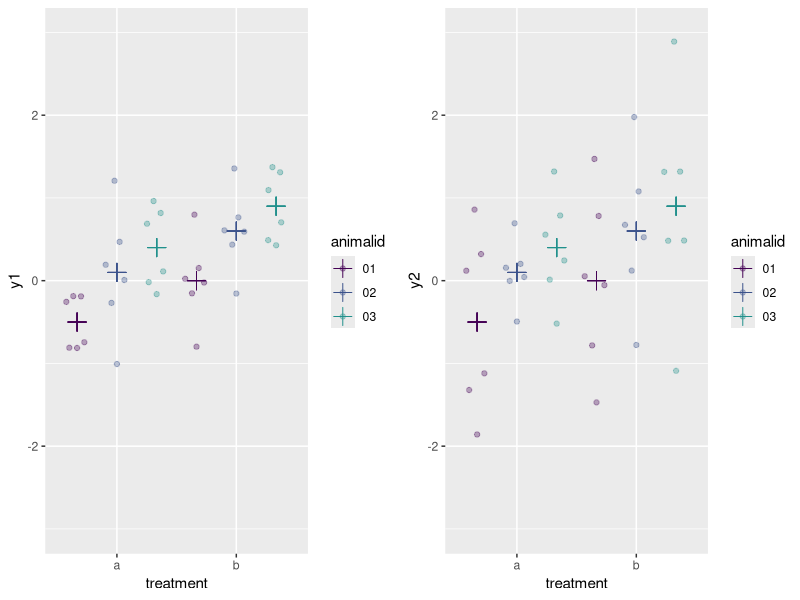
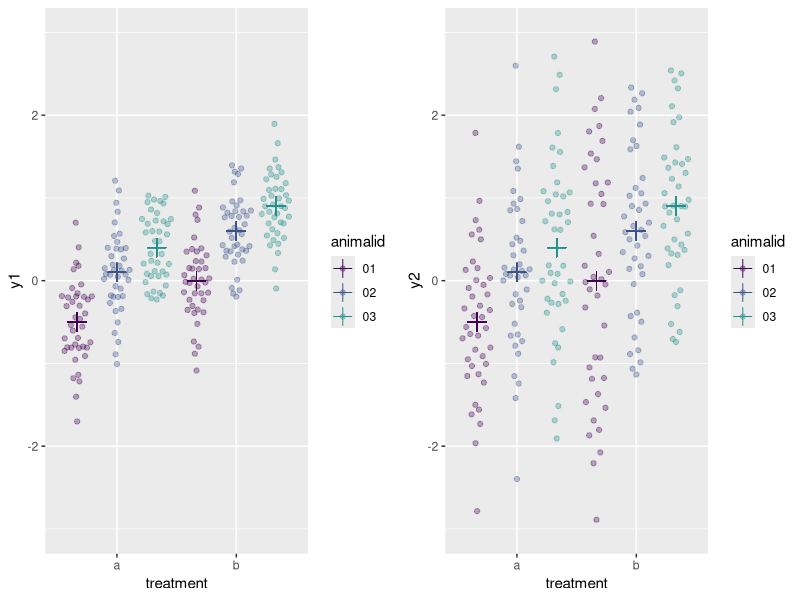
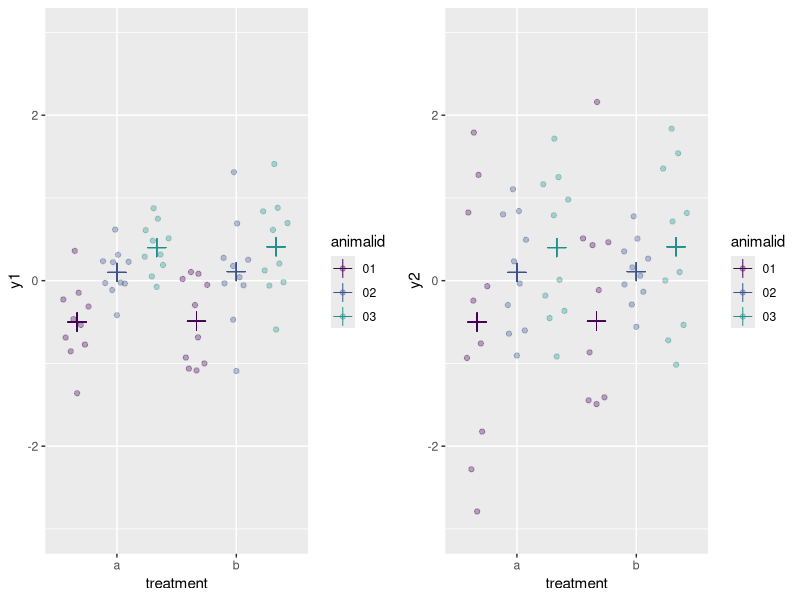
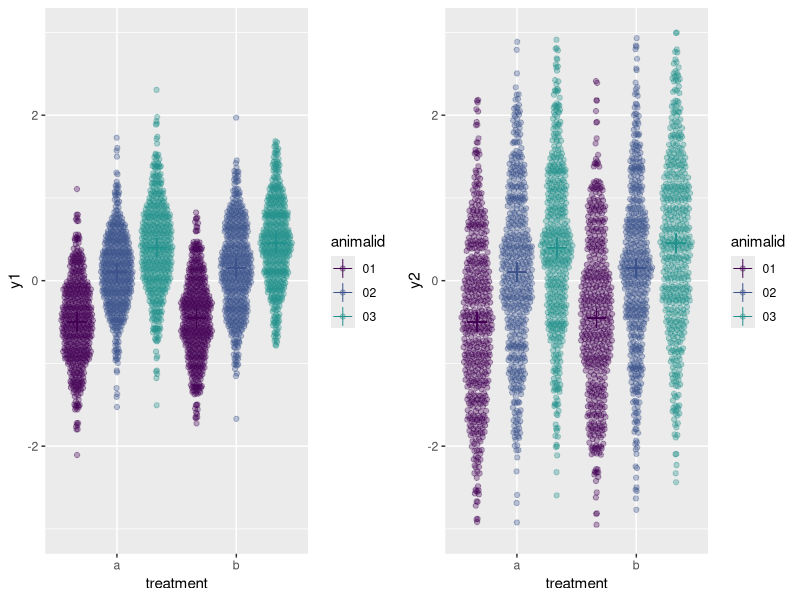

These charts were generated, in order, by the following R code:
library(magrittr)
library(dplyr)
library(ggplot2)
library(lme4)
library(gridExtra)
library(lmerTest)
library(viridis)
library(ggbeeswarm)
ggplot <- function(...) ggplot2::ggplot(...) + scale_colour_viridis(discrete = T, end = 0.5) + scale_fill_viridis(discrete = T, end = 0.5)
options(digits = 3)
set.seed(1)

sim.mm <- function(replicates = 6, treatment = 0.5, sd1 = 0.5, sd2 = 1){
  replicates <- 2*(floor(replicates/2))
  replicate1 <- c(1:floor(replicates/2))
  replicate2 <- c((floor(replicates/2)+1):replicates) 
  d1 <- expand.grid(animalid  = c(-0.5, 0.1, 0.4),
                    treatment = c(0, treatment),
                    replicate = replicate1)
  d2 <- expand.grid(animalid  = c(-0.5, 0.1, 0.4),
                    treatment = c(0, treatment),
                    replicate = replicate2)
  # smaller effect sizes (random and fixed)
  small.noise <- abs(rnorm(nrow(d1), 0, sd1))
  d1$y1 <- d1$treatment + d1$animalid + small.noise
  d2$y1 <- d2$treatment + d2$animalid - small.noise
  # larger effect sizes (random and fixed)
  large.noise <- abs(rnorm(nrow(d1), 0, sd2))
  d1$y2 <- d1$treatment + d1$animalid + large.noise
  d2$y2 <- d2$treatment + d2$animalid - large.noise
  
  d <- bind_rows(d1, d2)
  
  
  d$animalid %<>% factor(labels = c("01", "02", "03"))
  d$treatment %<>% factor(labels = c("a", "b"))
  d %<>% group_by(treatment, animalid) %>% mutate(y1mean = mean(y1), y2mean = mean(y2))
  d
}




plot.sim <- function(d){
  p1 <- ggplot(d, aes(x = treatment, y = y1, colour = animalid, fill = animalid)) +
    geom_quasirandom(dodge.width = 1, alpha = 1/3) +
    geom_point(aes(y = y1mean), size = 4, position = position_dodge(width = 1), shape = 3) +
    ylim(-3, 3)
  p2 <- ggplot(d, aes(x = treatment, y = y2, colour = animalid)) +
    geom_quasirandom(dodge.width = 1, alpha = 1/3) +
    geom_point(aes(y = y2mean), size = 4, position = position_dodge(width = 1), shape = 3) +
    ylim(-3, 3)

  grid.arrange(p1, p2, ncol = 2)
}

d <- sim.mm()
plot.sim(d)

# which one would you trust more?


# recover fixed and random parameters using `lmer`
# y1
m1 <- lmer(y1 ~ treatment + (treatment|animalid), data = d)
ranef(m1)
fixef(m1)  # so far, so good

# y2
m2 <- lmer(y2 ~ treatment + (treatment|animalid), data = d)
ranef(m2)
fixef(m2)  # obviously not as good as y1, but not terrible

anova(m1, ddf = "Kenward-Roger")  # justifiably reject null
anova(m2, ddf = "Kenward-Roger")  

# what happens if we don't account for random effect?
# y1
m3 <- lm(y1 ~ treatment, data = d)
coef(m3)

# y2
m4 <- lm(y2 ~ treatment, data = d)
coef(m4)

anova(m3)
anova(m4)


# what happens if we increase the number of replicates?
set.seed(1)

d <- sim.mm(40)

plot.sim(d)



# recover fixed and random parameters using `lmer`
# y1
m1 <- lmer(y1 ~ treatment + (treatment|animalid), data = d)
ranef(m1)
fixef(m1)  # so far, so good

# y2
m2 <- lmer(y2 ~ treatment + (treatment|animalid), data = d)
ranef(m2)
fixef(m2)  

anova(m1, ddf = "Kenward-Roger")  # justifiably reject null
anova(m2, ddf = "Kenward-Roger")  


m3 <- lm(y1 ~ treatment, data = d)
anova(m3)
m4 <- lm(y2 ~ treatment, data = d)
anova(m4)


# we can see that m3 and m4 overestimate degrees of freedom
# not such a problem when we KNOW that there is an effect, right?
# but what if we KNOW that the effect is really, really tiny,
# like the sort of effect that is more likely to do with protocol
# than actual treatment?

d <- sim.mm(replicates = 10, treatment = 0.01)
plot.sim(d)

# recover fixed and random parameters using `lmer`
# y1
m1 <- lmer(y1 ~ treatment + (treatment|animalid), data = d)
ranef(m1)
fixef(m1)  # so far, so good

# y2
m2 <- lmer(y2 ~ treatment + (treatment|animalid), data = d)
ranef(m2)
fixef(m2)  

anova(m1, ddf = "Kenward-Roger")  
anova(m2, ddf = "Kenward-Roger")  

# our estimates are very good, and arguably, we correctly reject the null

# repeat the experiment with a very large number of replicates
d <- sim.mm(replicates = 500, treatment = 0.05)
plot.sim(d)

# recover fixed and random parameters using `lmer`
# y1
m1 <- lmer(y1 ~ treatment + (treatment|animalid), data = d)
ranef(m1)
fixef(m1)  # so far, so good


anova(m1, ddf = "Kenward-Roger")  # fail to reject null
anova(lm(y1 ~ treatment, data = d))  # confidently reject null

# Depending on which way you look at it, we should reject the null - it's just a tiny, tiny effect
# but it's 3 animals...
# what are the degrees of freedom in the ANOVA table for the single-level regression? 
# Does that look right?

# Most of the time our data suffer from errors that aren't perfectly centred around the mean
# what happens if there is absolutely NO EFFECT at all?
